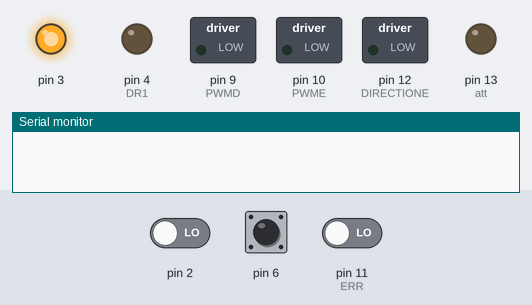
This sketch was run on a simulated Arduino Uno, built with avr-gcc and run on an emulated ATmega328P. Shown: switched loads named in the sketch (green lamp = pin HIGH), output pins drawn as LEDs (lit = HIGH), the last lines printed to the serial monitor. The inputs (shaded band) are chosen by the test bench; at power-on: pin 2 LOW, pin 6 HIGH, pin 11 (ERR) LOW. Pins used as bus, display or sensor lines are not drawn.

Above: at 1.2 s.
1.3 s: pin 2 driven HIGH
At 2.7 s:
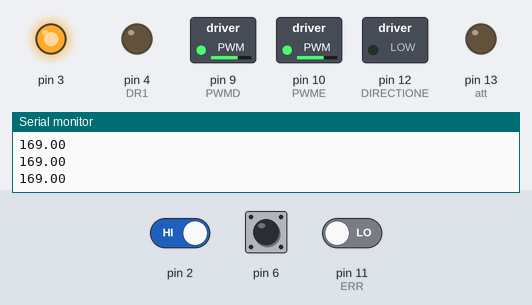
3.0 s: pin 6 pulled LOW for 0.15 s
At 3.29 s:
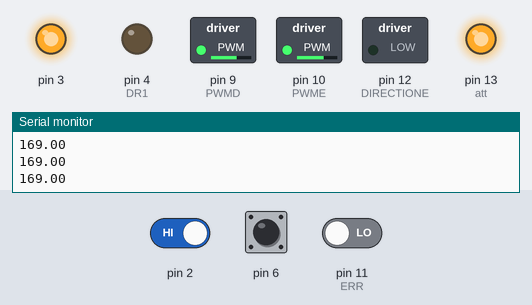
5.0 s: pin 11 (ERR) driven HIGH
8.0 s: pin 6 pulled LOW for 1 s
At 10.0 s:
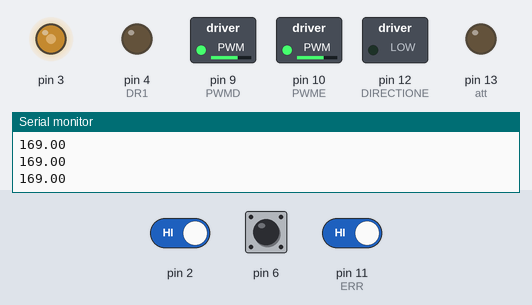
11.0 s: pin 2 driven LOW
At 11.8 s:
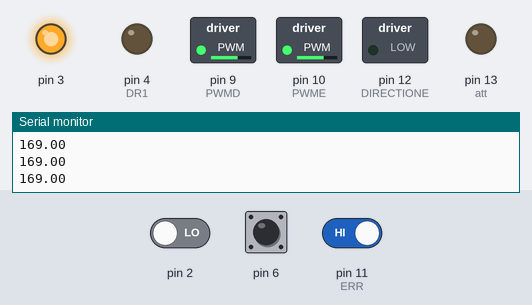
12.5 s: pin 2 driven HIGH and pin 6 driven LOW
At 12.72 s:
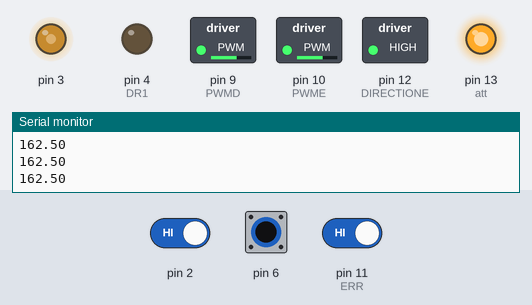
Timing chart, 0 to 16.5 s (numbered marks = the images above; inputs shaded):
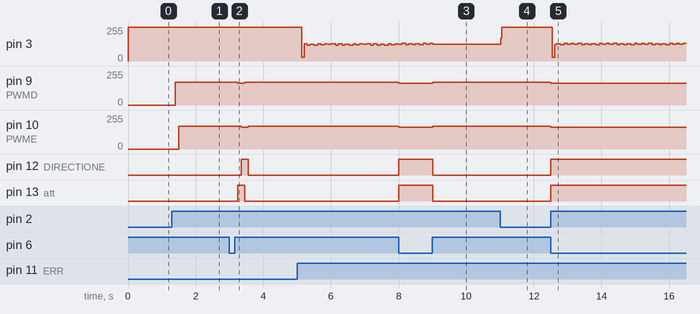

Measured:
- after the input at 1.3 s, pin 9 (PWMD): 0/255 → 169/255 after 0.10 s; pin 10 (PWME): 0/255 → 169/255 after 0.20 s
- after the input at 3.0 s, pin 9 (PWMD): 169/255 → 162/255 after 0.25 s, → 169/255 0.20 s later; pin 10 (PWME): 169/255 → 162/255 after 0.35 s, → 169/255 0.20 s later; pin 12 (DIRECTIONE): LOW → HIGH after 0.35 s, → LOW 0.20 s later; pin 13 (att): LOW → HIGH after 0.25 s, → LOW 0.20 s later
- after the input at 8.0 s, pin 9 (PWMD), pin 10 (PWME): 169/255 → 162/255 at once, → 169/255 1.0 s later; pin 12 (DIRECTIONE), pin 13 (att): LOW → HIGH at once, → LOW 1.0 s later
- after the input at 11.0 s, pin 3: 125/255 → 255/255 at once
- by itself, pin 3: ramps from 122/255 to 132/255 and jumps back, once every 0.20 s

The sketch:

projetoCAF.ino
```cpp
/*
 *
 *
 *
 */

#include "Transceptor.h"
#include "PonteH.h"
#include "Controle.h"

void setup(void)
{
  configura_receptor();
  configuraMotores();
  Serial.begin(9600);
}

void loop(void)
{
  int analog_dir;
  int analog_esq;

  if(receptor_disponivel())
  {
    analog_esq = lerAnalogEsq();
    analog_dir = lerAnalogDir();
    potenciaMotorDireito(analog_dir);
    potenciaMotorEsquerdo(analog_esq);
  }

}


/*
void setup(void)
{
  configura_emissor();
  configurarControle();
  Serial.begin(9600);
}

void loop(void)
{
  int analog_esq;
  int analog_dir;
  analog_esq = lerAnalogicoEsquerdo();
  analog_dir = lerAnalogicoDireito();
  Serial.print(analog_esq);
  Serial.print(" ,, ");
  Serial.print(analog_dir);
  Serial.print("\n");
  emite(analog_esq,analog_dir);
}*/
```

Controle.cpp
```cpp
#include "Controle.h"
#include "pins.h"
#include "Arduino.h"

#define tempoInicio     20
#define tempoClk        20
#define tempoEntreByte  20
#define tempoEntreCiclo 40

int psxDado[6];
int psxMudou;

int psxCont;

boolean estado = 0;

void psxLeControle(void);
void psxGravaByte(int byteDado);
int psxLeByte(void);

void psxLeControle(void)
{
  int psxByte = 0;

  digitalWrite(cmd,HIGH);
  digitalWrite(clk,HIGH);
  digitalWrite(att,LOW);

  delayMicroseconds(tempoInicio);

  psxByte = 1;
  psxGravaByte(psxByte);

  psxByte = 66;
  psxGravaByte(psxByte);

  psxByte = 0;
  psxGravaByte(psxByte);

  for (psxCont = 0; psxCont<6; psxCont++)
    psxDado[psxCont] = psxLeByte();

  digitalWrite(att,HIGH);
}

void psxGravaByte(int byteDado)
{
  int c;
  for (c=0;c<=7;c++)
  {
    if(byteDado & (0x01<<c))
      digitalWrite(cmd,HIGH);
    else
      digitalWrite(cmd,LOW);

    digitalWrite(clk,LOW);
    delayMicroseconds(tempoClk);
    digitalWrite(clk,HIGH);
    delayMicroseconds(tempoClk);
  }
  digitalWrite(cmd,HIGH);
  delayMicroseconds(tempoEntreByte);
}

int psxLeByte(void)
{
  int aux = 0;
  int c;

  for (c=0;c<=7;c++)
  {
    digitalWrite(clk,LOW);
    delayMicroseconds(tempoClk);
    //Serial.println(analogRead(dado));
    if(analogRead(dado) > 400)
      bitClear(aux,c);
    else
      bitSet(aux,c);
    digitalWrite(clk,HIGH);
    delayMicroseconds(tempoClk);
  }
  delayMicroseconds(tempoEntreByte);
  return (aux);
}

void configurarControle(void)
{
    pinMode(cmd,OUTPUT);
    pinMode(att,OUTPUT);
    pinMode(clk,OUTPUT);
    pinMode(dado,INPUT_PULLUP);
}
int lerAnalogicoEsquerdo(void)
{
    psxLeControle();
    delayMicroseconds(20);
	return psxDado[5];
}
int lerAnalogicoDireito(void)
{
    psxLeControle();
    delayMicroseconds(20);
	return psxDado[3];
}
```

Controle.h
```cpp
#ifndef CONTROLLER_H
#define CONTROLLER_H

void configurarControle(void);
int lerAnalogicoEsquerdo(void);
int lerAnalogicoDireito(void);

#endif //CONTROLLER_H
```

Nrf2401.cpp
```cpp
// (licence header left out)
#include "Nrf2401.h"

Nrf2401::Nrf2401(void)
{
  DDRD &= ~DR1;
  DDRD |= CE;
  DDRD |= CS;
  DDRD |= CLK;
  DDRD |= DAT;

  remoteAddress = 0;
  localAddress = 0;
  payloadSize = 0;
  dataRate = 1;
  channel = 111;
  power = 3;
  mode = 0;

  configuration[7] = 234;
  configuration[8] = 223;
  configuration[9] = 212;

  DISABLE_CHIP;
  DESELECT_CHIP;
}

void Nrf2401::rxMode(unsigned char messageSize)
{
  DDRD |= DAT;
  mode = 1;
  if(messageSize) payloadSize = messageSize, configure();
  else configuration[14] |= 1, loadConfiguration(true);
  DDRD &= ~DAT;
  ENABLE_CHIP;
  _delay_us(250);
}

void Nrf2401::txMode(unsigned char messageSize)
{
  DDRD |= DAT;
  mode = 0;
  if(messageSize) payloadSize = messageSize, configure();
  else configuration[14] &= ~1, loadConfiguration(true);
  _delay_us(250);
}

void Nrf2401::write(unsigned char* dataBuffer)
{
  if(!dataBuffer) dataBuffer = (unsigned char*) data;
  ENABLE_CHIP;
  _delay_us(5);
  loadByte(configuration[7]);
  loadByte(configuration[8]);
  loadByte(configuration[9]);
  loadByte(remoteAddress >> 8);
  loadByte(remoteAddress);
  for(int i=0; i<payloadSize; i++) loadByte(dataBuffer[i]);
  DISABLE_CHIP;
  _delay_us(250);
}

void Nrf2401::write(unsigned char dataByte)
{
  data[0] = dataByte;
  write();
}

void Nrf2401::read(unsigned char* dataBuffer)
{
  if(!dataBuffer) dataBuffer = (unsigned char*) data;
  DISABLE_CHIP;
  _delay_ms(2);
  for(int i=0; i<payloadSize; i++)
  {
    dataBuffer[i] = 0;
    for(int n=7; n>-1; n--)
    {
      if(RX_DATA_HI) dataBuffer[i] |= (1 << n);
      _delay_us(1);
      CYCLE_CLOCK;
    }
  }
  ENABLE_CHIP;
  _delay_us(1);
}

bool Nrf2401::available(void)
{
  return DATA_READY;
}

//// you shouldn't need to call directly any of the methods below this point...

void Nrf2401::configure(void)
{
  configuration[1] = payloadSize << 3;
  configuration[10] = localAddress >> 8;
  configuration[11] = localAddress;
  configuration[12] = 163;
  configuration[13] = power | (dataRate << 5) | 76;
  configuration[14] = mode | (channel << 1);
  loadConfiguration();
}

void Nrf2401::loadConfiguration(bool modeSwitchOnly)
{
  DISABLE_CHIP;
  SELECT_CHIP;
  _delay_us(5);
  if(modeSwitchOnly) loadByte(configuration[14]);
  else for(int i=0; i<15; i++) loadByte(configuration[i]);
  DESELECT_CHIP;
}

void Nrf2401::loadByte(unsigned char byte)
{
  for(int i=7; i>-1; i--)
  {
    if((byte & (1 << i)) == 0) TX_DATA_LO;
    else                       TX_DATA_HI;
    _delay_us(1);
    CYCLE_CLOCK;
  }
}
```

Nrf2401.h
```cpp
// (licence header left out)
#include <avr/io.h>
#include <util/delay.h>

#define NRF2401_BUFFER_SIZE 25

#define DR1 4
#define CE  8
#define CS  16
#define CLK 32
#define DAT 64

#define SELECT_CHIP   PORTD |= CS
#define DESELECT_CHIP PORTD &= ~CS
#define ENABLE_CHIP   PORTD |= CE
#define DISABLE_CHIP  PORTD &= ~CE
#define CYCLE_CLOCK   PORTD |= CLK, _delay_us(1), PORTD &= ~CLK
#define TX_DATA_HI    PORTD |= DAT
#define TX_DATA_LO    PORTD &= ~DAT
#define RX_DATA_HI    (PIND & DAT)
#define DATA_READY    (PIND & DR1)

class Nrf2401
{
  public:

  // properties

  volatile unsigned char data[NRF2401_BUFFER_SIZE];
  volatile unsigned int remoteAddress;
  volatile unsigned int localAddress;
  volatile unsigned char dataRate;
  volatile unsigned char channel;
  volatile unsigned char power;
  volatile unsigned char mode;

  // methods

  Nrf2401(void);
  void rxMode(unsigned char messageSize=0);
  void txMode(unsigned char messageSize=0);
  void write(unsigned char dataByte);
  void write(unsigned char* dataBuffer=0);
  void read(unsigned char* dataBuffer=0);
  bool available(void);

  // you shouldn't need to use anything below this point..

  volatile unsigned char payloadSize;
  volatile unsigned char configuration[15];
  void configure(void);
  void loadConfiguration(bool modeSwitchOnly=false);
  void loadByte(unsigned char byte);
};
```

PonteH.cpp
```cpp
#include "PonteH.h"
#include "pins.h"
#include "Arduino.h"

void configuraMotores(void)
{
    pinMode(PWME,OUTPUT);
    pinMode(PWMD,OUTPUT);
	  pinMode(DIRECTIONE,OUTPUT);
    pinMode(DIRECTIOND,OUTPUT);
	  pinMode(ENABLE,OUTPUT);
    pinMode(ERR,INPUT);

	  digitalWrite(ENABLE, HIGH);
}

void potenciaMotorDireito(int potencia)
{
  int dir;
  float pwm;

    if(potencia > 150)
    {
	    dir = LOW;
      pwm = (potencia - 125) * 1.3;
    }
    else if(potencia < 100)
    {
      dir = HIGH;
      pwm = (125 - potencia) * 1.3;
    }
    else
    {
      pwm = 0;
    }

    if(!digitalRead(ERR))
    {
      digitalWrite(ENABLE, LOW);
      delay(100);
      digitalWrite(ENABLE, HIGH);
    }

    analogWrite(PWMD,int(pwm));
    digitalWrite(DIRECTIOND, dir);

}

void potenciaMotorEsquerdo(int potencia)
{
  int dir;
  float pwm;

    if(potencia > 150)
    {
      dir = LOW;
      pwm = (potencia - 125) * 1.3;
    }
    else if(potencia < 100)
    {
      dir = HIGH;
      pwm = (125 - potencia) * 1.3;
    }
    else
    {
      pwm = 0;
    }

    if(!digitalRead(ERR))
    {
      digitalWrite(ENABLE, LOW);
      delay(100);
      digitalWrite(ENABLE, HIGH);
    }
    Serial.println(pwm);
    analogWrite(PWME,int(pwm));
    digitalWrite(DIRECTIONE, dir);
}
```

PonteH.h
```cpp
#ifndef HBRIDGE_H
#define HBRIDGE_H

void configuraMotores(void);
void potenciaMotorDireito(int potencia);
void potenciaMotorEsquerdo(int potencia);

#endif //HBRIDGE_H
```

Transceptor.cpp
```cpp
#include "Transceptor.h"

Nrf2401 Radio;

void configura_receptor()
{
  Radio.localAddress = 1;
  Radio.rxMode(3);
}

void configura_emissor()
{
  Radio.remoteAddress = 1;
  Radio.txMode(3);
}

void emite(int valor1, int valor2)
{
  Radio.data[0] = valor1;
  Radio.data[1] = valor2;
  Radio.data[2] = 0;
  Radio.write();
  delay(30);
}

int receptor_disponivel()
{
  int disponivel = 0;
  if(Radio.available())
    disponivel = 1;
  else
    disponivel = 0;

  return disponivel;
}

int lerAnalogDir()
{
  while(!Radio.available());
  Radio.read();
  return (Radio.data[0]);
}

int lerAnalogEsq()
{
  while(!Radio.available());
  Radio.read();
  return (Radio.data[1]);
}
```

Transceptor.h
```cpp
#ifndef TRANSCEPTORES_H
#define TRANSCEPTORES_H

#include <Arduino.h>
//#include  <SPI.h>
#include "Nrf2401.h"

extern Nrf2401 Radio;
void configura_receptor();
void configura_emissor();
int receptor_disponivel();
void emite(int valor1, int valor2);
int lerAnalogDir();
int lerAnalogEsq();

#endif //TRANSCEPTORES_H
```

pins.h
```cpp
#ifndef PIN_H
#define PIN_H

/*
0 - H
1 - H
2 - H
3 - H
4 - Contr
5 - H
6 - H
7 - Contr
8 - Contr
9 - Transcep
10 - Transcep
11 - Transcep
12 - Transcep
13 - Transcep
*/

/*
 *  DR1 = 2  (digital pin 2)
 *  CE  = 3
 *  CS  = 4
 *  CLK = 5
 *  DAT = 6
 */

#define cmd	7    // Laranja
#define att	13   // Amarelo
#define clk	8   // Azul
#define dado	A0    // Marrom

#define ENABLE  8
#define PWMD	9
#define PWME  10
#define ERR	11
#define DIRECTIONE	12
#define DIRECTIOND	13


/*
	11, 12, e 13 para os sinais MOSI, MISO e SCK, respectivamente. Os pinos CSN e CE serão ligados aos pinos 7 e 8
*/


#endif //PIN_H
```
